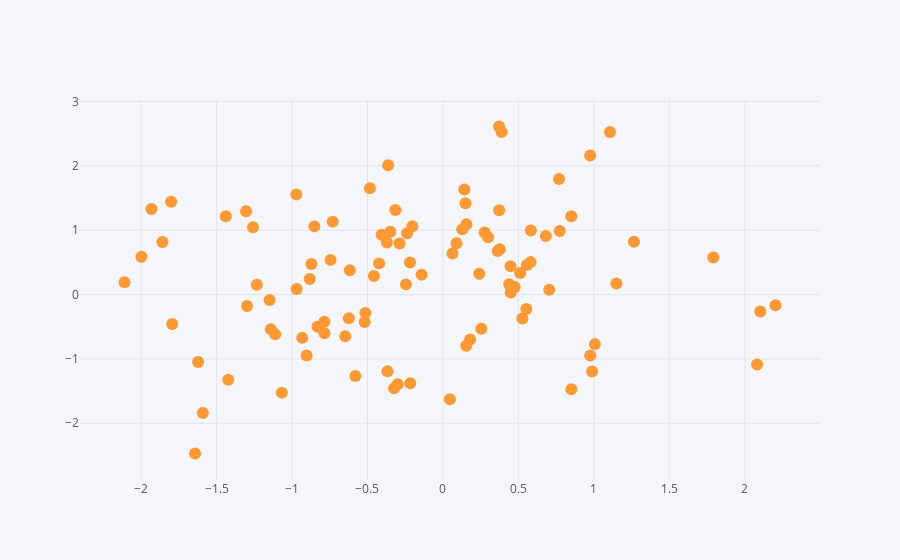

Write notebook code for a chart like this one.
### Markdown cell above
#  Interactive scatter plot

### Code cell
df.iplot(kind='scatter',x='A',y='B',mode='markers')
